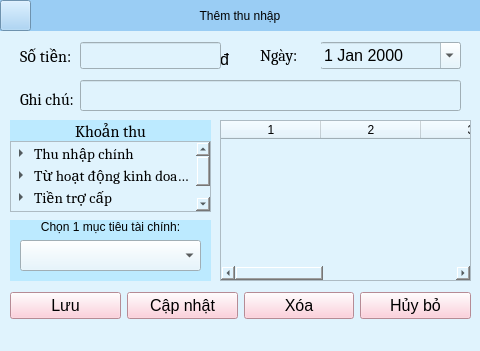
<?xml version="1.0" encoding="UTF-8"?>
<ui version="4.0">
 <class>themkhoanthu_form</class>
 <widget class="QMainWindow" name="themkhoanthu_form">
  <property name="geometry">
   <rect>
    <x>0</x>
    <y>0</y>
    <width>480</width>
    <height>351</height>
   </rect>
  </property>
  <property name="minimumSize">
   <size>
    <width>0</width>
    <height>0</height>
   </size>
  </property>
  <property name="windowTitle">
   <string>Thêm khoản thu</string>
  </property>
  <property name="styleSheet">
   <string notr="true">
background-color: rgb(224, 243, 253);</string>
  </property>
  <widget class="QWidget" name="centralwidget">
   <widget class="QLabel" name="label">
    <property name="geometry">
     <rect>
      <x>0</x>
      <y>0</y>
      <width>480</width>
      <height>31</height>
     </rect>
    </property>
    <property name="styleSheet">
     <string notr="true">background-color: rgb(154, 205, 244);
font: 16pt &quot;Cambria&quot;;</string>
    </property>
    <property name="text">
     <string>Thêm thu nhập</string>
    </property>
    <property name="alignment">
     <set>Qt::AlignCenter</set>
    </property>
   </widget>
   <widget class="QLabel" name="label_2">
    <property name="geometry">
     <rect>
      <x>20</x>
      <y>40</y>
      <width>61</width>
      <height>31</height>
     </rect>
    </property>
    <property name="font">
     <font>
      <family>Cambria</family>
      <pointsize>12</pointsize>
      <weight>50</weight>
      <italic>false</italic>
      <bold>false</bold>
     </font>
    </property>
    <property name="styleSheet">
     <string notr="true">font: 12pt &quot;Cambria&quot;;</string>
    </property>
    <property name="text">
     <string>&lt;html&gt;&lt;head/&gt;&lt;body&gt;&lt;p&gt;&lt;span style=&quot; font-size:12pt;&quot;&gt;Số tiền:&lt;/span&gt;&lt;/p&gt;&lt;/body&gt;&lt;/html&gt;</string>
    </property>
   </widget>
   <widget class="QLabel" name="label_5">
    <property name="geometry">
     <rect>
      <x>20</x>
      <y>90</y>
      <width>61</width>
      <height>16</height>
     </rect>
    </property>
    <property name="font">
     <font>
      <family>Cambria</family>
      <pointsize>10</pointsize>
      <weight>50</weight>
      <italic>false</italic>
      <bold>false</bold>
     </font>
    </property>
    <property name="styleSheet">
     <string notr="true">font: 10pt &quot;Cambria&quot;;</string>
    </property>
    <property name="text">
     <string>&lt;html&gt;&lt;head/&gt;&lt;body&gt;&lt;p&gt;&lt;span style=&quot; font-size:12pt;&quot;&gt;Ghi chú:&lt;/span&gt;&lt;/p&gt;&lt;/body&gt;&lt;/html&gt;</string>
    </property>
   </widget>
   <widget class="QLineEdit" name="txt_ghichu">
    <property name="geometry">
     <rect>
      <x>80</x>
      <y>80</y>
      <width>381</width>
      <height>31</height>
     </rect>
    </property>
    <property name="font">
     <font>
      <family>Cambria</family>
      <pointsize>12</pointsize>
     </font>
    </property>
    <property name="focusPolicy">
     <enum>Qt::ClickFocus</enum>
    </property>
    <property name="cursorPosition">
     <number>0</number>
    </property>
    <property name="alignment">
     <set>Qt::AlignLeading|Qt::AlignLeft|Qt::AlignVCenter</set>
    </property>
   </widget>
   <widget class="QLabel" name="label_6">
    <property name="geometry">
     <rect>
      <x>10</x>
      <y>220</y>
      <width>201</width>
      <height>61</height>
     </rect>
    </property>
    <property name="styleSheet">
     <string notr="true">background-color: rgb(188, 234, 255);
font: 12pt &quot;Cambria&quot;;</string>
    </property>
    <property name="text">
     <string>&lt;html&gt;&lt;head/&gt;&lt;body&gt;&lt;p&gt;Chọn 1 mục tiêu tài chính:&lt;/p&gt;&lt;/body&gt;&lt;/html&gt;</string>
    </property>
    <property name="alignment">
     <set>Qt::AlignHCenter|Qt::AlignTop</set>
    </property>
   </widget>
   <widget class="QLineEdit" name="txt_sotien">
    <property name="geometry">
     <rect>
      <x>80</x>
      <y>42</y>
      <width>141</width>
      <height>27</height>
     </rect>
    </property>
    <property name="font">
     <font>
      <pointsize>12</pointsize>
     </font>
    </property>
    <property name="focusPolicy">
     <enum>Qt::StrongFocus</enum>
    </property>
    <property name="cursorPosition">
     <number>0</number>
    </property>
   </widget>
   <widget class="QDateEdit" name="dateEdit">
    <property name="geometry">
     <rect>
      <x>320</x>
      <y>42</y>
      <width>141</width>
      <height>27</height>
     </rect>
    </property>
    <property name="font">
     <font>
      <pointsize>12</pointsize>
     </font>
    </property>
    <property name="calendarPopup">
     <bool>true</bool>
    </property>
   </widget>
   <widget class="QLabel" name="label_7">
    <property name="geometry">
     <rect>
      <x>220</x>
      <y>50</y>
      <width>21</width>
      <height>20</height>
     </rect>
    </property>
    <property name="styleSheet">
     <string notr="true">font: 10pt &quot;Cambria&quot;;</string>
    </property>
    <property name="text">
     <string>&lt;html&gt;&lt;head/&gt;&lt;body&gt;&lt;p&gt;&lt;span style=&quot; font-size:12pt;&quot;&gt;đ&lt;/span&gt;&lt;/p&gt;&lt;/body&gt;&lt;/html&gt;</string>
    </property>
    <property name="alignment">
     <set>Qt::AlignLeading|Qt::AlignLeft|Qt::AlignVCenter</set>
    </property>
   </widget>
   <widget class="QLabel" name="label_3">
    <property name="geometry">
     <rect>
      <x>260</x>
      <y>40</y>
      <width>61</width>
      <height>31</height>
     </rect>
    </property>
    <property name="font">
     <font>
      <family>Cambria</family>
      <pointsize>12</pointsize>
      <weight>50</weight>
      <italic>false</italic>
      <bold>false</bold>
     </font>
    </property>
    <property name="styleSheet">
     <string notr="true">font: 12pt &quot;Cambria&quot;;</string>
    </property>
    <property name="text">
     <string>&lt;html&gt;&lt;head/&gt;&lt;body&gt;&lt;p&gt;Ngày:&lt;/p&gt;&lt;/body&gt;&lt;/html&gt;</string>
    </property>
   </widget>
   <widget class="QPushButton" name="btn_return">
    <property name="geometry">
     <rect>
      <x>0</x>
      <y>0</y>
      <width>31</width>
      <height>31</height>
     </rect>
    </property>
    <property name="styleSheet">
     <string notr="true">background-color: rgb(154, 205, 244);</string>
    </property>
    <property name="text">
     <string/>
    </property>
    <property name="icon">
     <iconset>
      <normaloff>images/ic_return.png</normaloff>images/ic_return.png</iconset>
    </property>
   </widget>
   <widget class="QComboBox" name="cbb_muctieutc">
    <property name="geometry">
     <rect>
      <x>20</x>
      <y>240</y>
      <width>181</width>
      <height>31</height>
     </rect>
    </property>
    <property name="font">
     <font>
      <pointsize>10</pointsize>
     </font>
    </property>
   </widget>
   <widget class="QTreeWidget" name="trw_khoanthu">
    <property name="geometry">
     <rect>
      <x>10</x>
      <y>141</y>
      <width>201</width>
      <height>71</height>
     </rect>
    </property>
    <property name="font">
     <font>
      <family>Cambria</family>
      <pointsize>11</pointsize>
     </font>
    </property>
    <property name="wordWrap">
     <bool>false</bool>
    </property>
    <attribute name="headerVisible">
     <bool>false</bool>
    </attribute>
    <column>
     <property name="text">
      <string>Khoản thu</string>
     </property>
    </column>
    <item>
     <property name="text">
      <string>Thu nhập chính</string>
     </property>
     <item>
      <property name="text">
       <string>Lương</string>
      </property>
     </item>
     <item>
      <property name="text">
       <string>Tiền thưởng</string>
      </property>
     </item>
     <item>
      <property name="text">
       <string>Phụ cấp</string>
      </property>
     </item>
    </item>
    <item>
     <property name="text">
      <string>Từ hoạt động kinh doanh &amp; đầu tư</string>
     </property>
     <item>
      <property name="text">
       <string>Bán hàng</string>
      </property>
     </item>
     <item>
      <property name="text">
       <string>Đầu tư chứng khoán / cổ phiếu</string>
      </property>
     </item>
     <item>
      <property name="text">
       <string>Lãi suất ngân hàng, tiền gửi tiết kiệm</string>
      </property>
     </item>
     <item>
      <property name="text">
       <string>Đầu tư bất động sản</string>
      </property>
     </item>
    </item>
    <item>
     <property name="text">
      <string>Tiền trợ cấp</string>
     </property>
     <item>
      <property name="text">
       <string>Trợ cấp từ gia đình</string>
      </property>
     </item>
     <item>
      <property name="text">
       <string>Quà tặng, tiền mừng</string>
      </property>
     </item>
     <item>
      <property name="text">
       <string>Bảo hiểm xã hội, trợ cấp thất nghiệp, học bổng,...</string>
      </property>
     </item>
    </item>
    <item>
     <property name="text">
      <string>Thu nhập khác</string>
     </property>
    </item>
   </widget>
   <widget class="QLabel" name="label_4">
    <property name="geometry">
     <rect>
      <x>10</x>
      <y>120</y>
      <width>201</width>
      <height>21</height>
     </rect>
    </property>
    <property name="font">
     <font>
      <family>Cambria</family>
      <pointsize>12</pointsize>
      <weight>50</weight>
      <italic>false</italic>
      <bold>false</bold>
     </font>
    </property>
    <property name="styleSheet">
     <string notr="true">background-color: rgb(188, 234, 255);
font: 12pt &quot;Cambria&quot;;</string>
    </property>
    <property name="text">
     <string>Khoản thu</string>
    </property>
    <property name="alignment">
     <set>Qt::AlignCenter</set>
    </property>
   </widget>
   <widget class="QWidget" name="horizontalLayoutWidget">
    <property name="geometry">
     <rect>
      <x>10</x>
      <y>290</y>
      <width>461</width>
      <height>31</height>
     </rect>
    </property>
    <layout class="QHBoxLayout" name="horizontalLayout">
     <item>
      <widget class="QPushButton" name="btn_luu">
       <property name="font">
        <font>
         <pointsize>12</pointsize>
        </font>
       </property>
       <property name="layoutDirection">
        <enum>Qt::LeftToRight</enum>
       </property>
       <property name="styleSheet">
        <string notr="true">background-color: rgb(255, 194, 209);</string>
       </property>
       <property name="text">
        <string>Lưu</string>
       </property>
      </widget>
     </item>
     <item>
      <widget class="QPushButton" name="btn_capnhat">
       <property name="font">
        <font>
         <pointsize>12</pointsize>
        </font>
       </property>
       <property name="styleSheet">
        <string notr="true">background-color: rgb(255, 194, 209);</string>
       </property>
       <property name="text">
        <string>Cập nhật</string>
       </property>
      </widget>
     </item>
     <item>
      <widget class="QPushButton" name="btn_xoa">
       <property name="font">
        <font>
         <pointsize>12</pointsize>
        </font>
       </property>
       <property name="styleSheet">
        <string notr="true">background-color: rgb(255, 194, 209);</string>
       </property>
       <property name="text">
        <string>Xóa</string>
       </property>
      </widget>
     </item>
     <item>
      <widget class="QPushButton" name="btn_huy">
       <property name="font">
        <font>
         <pointsize>12</pointsize>
        </font>
       </property>
       <property name="styleSheet">
        <string notr="true">background-color: rgb(255, 194, 209);</string>
       </property>
       <property name="text">
        <string>Hủy bỏ</string>
       </property>
      </widget>
     </item>
    </layout>
   </widget>
   <widget class="QTableWidget" name="tbl_table">
    <property name="geometry">
     <rect>
      <x>220</x>
      <y>120</y>
      <width>251</width>
      <height>161</height>
     </rect>
    </property>
    <property name="rowCount">
     <number>0</number>
    </property>
    <property name="columnCount">
     <number>5</number>
    </property>
    <column/>
    <column/>
    <column/>
    <column/>
    <column/>
   </widget>
   <zorder>label</zorder>
   <zorder>label_2</zorder>
   <zorder>label_5</zorder>
   <zorder>txt_ghichu</zorder>
   <zorder>label_6</zorder>
   <zorder>dateEdit</zorder>
   <zorder>label_7</zorder>
   <zorder>label_3</zorder>
   <zorder>btn_return</zorder>
   <zorder>cbb_muctieutc</zorder>
   <zorder>trw_khoanthu</zorder>
   <zorder>label_4</zorder>
   <zorder>horizontalLayoutWidget</zorder>
   <zorder>tbl_table</zorder>
   <zorder>txt_sotien</zorder>
  </widget>
  <widget class="QMenuBar" name="menubar">
   <property name="geometry">
    <rect>
     <x>0</x>
     <y>0</y>
     <width>480</width>
     <height>18</height>
    </rect>
   </property>
  </widget>
  <widget class="QStatusBar" name="statusbar"/>
 </widget>
 <resources/>
 <connections/>
</ui>
